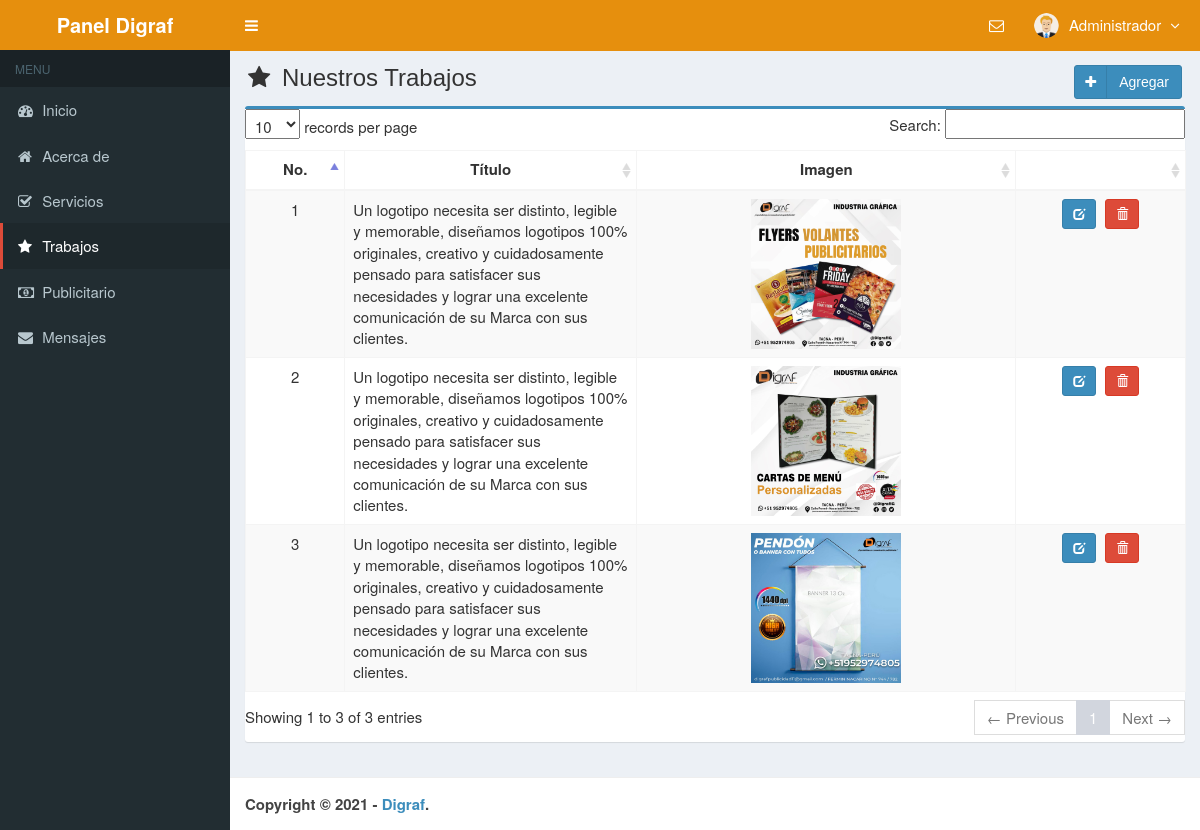
/backend/main.php?module=services (signed in), run on the app's committed database.
### tables this page shows
CREATE TABLE `services` (
  `services_id` int(11) NOT NULL,
  `title` varchar(255) NOT NULL,
  `image` varchar(100) NOT NULL
);

### backend/modules/services/view.php (the view, shortened to what this page needs)
<section class="content-header">
  <h1>
    <i class="fa fa-star icon-title"></i> Nuestros Trabajos
    <a class="btn btn-primary btn-social pull-right" href="?module=form_services&form=add">
      <i class="fa fa-plus"></i> Agregar
    </a>
  </h1>
</section>
<section class="content">
  <div class="row">
    <div class="col-md-12">
      <div class="box box-primary">
          <table id="dataTables1" class="table table-bordered table-striped table-hover">
            <thead>
              <tr>
                <th class="center">No.</th>
                <th class="center">Título</th>
                <th class="center">Imagen</th>
                <th></th>
              </tr>
            </thead>
            <tbody>
            <?php
            $no = 1;
            $query = mysqli_query($mysqli, "SELECT * FROM services ORDER BY services_id DESC")
                                            or die('Hubo un error en la consulta de los datos: '.mysqli_error($mysqli));
            while ($data = mysqli_fetch_assoc($query)) {
              echo "<tr>
                      <td width='40' class='center'>$no</td>
                      <td width='150'>$data[title]</td>
                      <td width='200' class='center'>
                        <img src='../images/servicios/$data[image]' height='150'>
                      </td>
                      <td class='center' width='80'>
                        <div>
                          <a data-toggle='tooltip' data-placement='top' title='Editar' style='margin-right:5px' class='btn btn-primary btn-sm' href='?module=form_services&form=edit&id=$data[services_id]'>
                              <i style='color:#fff' class='glyphicon glyphicon-edit'></i>
                          </a>";
            ?>
                          <a data-toggle="tooltip" data-placement="top" title="Eliminar" class="btn btn-danger btn-sm" href="modules/services/proses.php?act=delete&id=<?php echo $data['services_id'];?>" onclick="return confirm('Estas seguro que quieres eliminar <?php echo $data['title']; ?> ?');">
                              <i style="color:#fff" class="glyphicon glyphicon-trash"></i>
                          </a>
            <?php
              echo "    </div>
                      </td>
                    </tr>";
              $no++;
            }
            ?>
            </tbody>
          </table>
        </div>
      </div>
    </div>
  </div>

### backend/main.php (shortened to what this page needs)
<!DOCTYPE html>
<html>
  <head>
    <link href="assets/css/bootstrap.min.css" rel="stylesheet" type="text/css" />
    <link href="assets/plugins/font-awesome-4.6.3/css/font-awesome.min.css" rel="stylesheet" type="text/css" />
    <link href="assets/plugins/datatables/dataTables.bootstrap.css" rel="stylesheet" type="text/css" />
    <link href="assets/plugins/datepicker/datepicker.min.css" rel="stylesheet" type="text/css" />
    <link href="assets/css/AdminLTE.min.css" rel="stylesheet" type="text/css" />
    <link href="assets/css/skins/skin-red.min.css" rel="stylesheet" type="text/css" />
    <link href="assets/plugins/datepicker/datepicker3.css" rel="stylesheet" type="text/css" />
    <link href="assets/css/style.css" rel="stylesheet" type="text/css" />
  </head>
  <body class="skin-red fixed">
    <div class="wrapper">
      <header class="main-header">
        <a href="?module=home" class="logo"><b>Panel Digraf</b></a>
        <nav class="navbar navbar-static-top" role="navigation">
          <a href="#" class="sidebar-toggle" data-toggle="offcanvas" role="button">
          </a>
          <div class="navbar-custom-menu">
            <ul class="nav navbar-nav">
              <li class="dropdown messages-menu">
                <a href="#" class="dropdown-toggle" data-toggle="dropdown">
                  <i class="fa fa-envelope-o"></i>
                </a>
              </li>
              <?php include "top-menu.php" ?>
            </ul>
          </div>
        </nav>
      </header>
      <aside class="main-sidebar">
        <section class="sidebar">
            <?php include "sidebar-menu.php" ?>
        </section>
      </aside>
      <div class="content-wrapper">
        <?php include "content.php" ?>
      </div>
      <footer class="main-footer">
        <strong>Copyright &copy; 2021 - <a href="">Digraf</a>.</strong>
      </footer>
  </body>
</html>

### backend/top-menu.php (shortened to what this page needs)
<li class="dropdown user user-menu">
  <a href="#" class="dropdown-toggle" data-toggle="dropdown">
    <img src="../images/user/admin.png" class="user-image" alt="User Image"/>
    <span class="hidden-xs"><?php echo $_SESSION['fullname']; ?> <i style="margin-left:5px" class="fa fa-angle-down"></i></span>
  </a>
</li>

### backend/sidebar-menu.php
   <ul class="sidebar-menu">
       <li class="header">MENU</li>
<?php
if ($_GET["module"]=="home") { ?>
	<li class="active">
		<a href="?module=home"><i class="fa fa-dashboard"></i> Inicio </a>
  	</li>
<?php
}
else { ?>
	<li>
		<a href="?module=home"><i class="fa fa-dashboard"></i> Inicio </a>
  	</li>
<?php
}
if ($_GET["module"]=="about") { ?>
	<li class="active">
		<a href="?module=about"><i class="fa fa-home"></i>Acerca de </a>
  	</li>
<?php
}
else { ?>
	<li>
		<a href="?module=about"><i class="fa fa-home"></i> Acerca de </a>
  	</li>
<?php
}
if ($_GET["module"]=="who") { ?>
	<li class="active">
		<a href="?module=who"><i class="fa fa-check-square-o"></i> Servicios</a>
  	</li>
<?php
}
else { ?>
	<li>
		<a href="?module=who"><i class="fa fa-check-square-o"></i> Servicios </a>
  	</li>
<?php
}
if ($_GET["module"]=="services" || $_GET["module"]=="form_portfolio") { ?>
	<li class="active">
		<a href="?module=services"><i class="fa fa-star"></i> Trabajos</a>
  	</li>
<?php
}
else { ?>
	<li>
		<a href="?module=services"><i class="fa fa-star"></i> Trabajos</a>
  	</li>
<?php
}
if ($_GET["module"]=="tariffs" || $_GET["module"]=="form_portfolio") { ?>
	<li class="active">
		<a href="?module=tariffs"><i class="fa fa-money"></i> Publicitario</a>
  	</li>
<?php
}
else { ?>
	<li>
		<a href="?module=tariffs"><i class="fa fa-money"></i>  Publicitario</a>
  	</li>
<?php
}
if ($_GET["module"]=="message" || $_GET["module"]=="form_message") { ?>
	<li class="active">
		<a href="?module=message"><i class="fa fa-envelope"></i> Mensajes </a>
  	</li>
<?php
}
else { ?>
	<li>
		<a href="?module=message"><i class="fa fa-envelope"></i>  Mensajes </a>
  	</li>
<?php
}
?>
</ul>

### backend/content.php (shortened to what this page needs)
<?php
require_once "../config/database.php";
if (empty($_SESSION['username']) && empty($_SESSION['password'])){
	echo "<meta http-equiv='refresh' content='0; url=index.php?alert=1'>";
}
else {
	if ($_GET['module'] == 'home') {
		include "modules/home/view.php";
	}
	elseif ($_GET['module'] == 'about') {
		include "modules/about/view.php";
	}
	elseif ($_GET['module'] == 'who') {
		include "modules/who/view.php";
	}
	elseif ($_GET['module'] == 'services') {
		include "modules/services/view.php";
	}
	elseif ($_GET['module'] == 'form_services') {
		include "modules/services/form.php";
	}
	elseif ($_GET['module'] == 'tariffs') {
		include "modules/tariffs/view.php";
	}
	elseif ($_GET['module'] == 'form_tariffs') {
		include "modules/tariffs/form.php";
	}
	elseif ($_GET['module'] == 'message') {
		include "modules/message/view.php";
	}
	elseif ($_GET['module'] == 'form_message') {
		include "modules/message/form.php";
	}
	elseif ($_GET['module'] == 'password') {
		include "modules/password/view.php";
	}
}
?>

### backend/assets/css/style.css (style rules this page uses)
.btn-social *:first-child { border-right: 1px solid rgba(0, 0, 0, 0.1); bottom: 0; font-size: 1em !important; left: 0; line-height: 32px !important; position: absolute; text-align: center; top: 0; width: 32px !important; }
.content-header { padding: 15px 18px 0; position: relative; }
.center { text-align:center; }
.icon-title { margin-right: 5px; }
body { background-color: #fff; color: #333; font-size: 15px; line-height: 1.42857; }

### data on the page
services: title "Un logotipo necesita ser distinto, legible y memorable, diseñamos logotipos 100% originales, creativo y cuidadosamente pensado para satisfacer sus necesidades y lograr una excelente comunicación de su Marca con sus clientes.", image (picture)
services: title "Un logotipo necesita ser distinto, legible y memorable, diseñamos logotipos 100% originales, creativo y cuidadosamente pensado para satisfacer sus necesidades y lograr una excelente comunicación de su Marca con sus clientes.", image (picture)
services: title "Un logotipo necesita ser distinto, legible y memorable, diseñamos logotipos 100% originales, creativo y cuidadosamente pensado para satisfacer sus necesidades y lograr una excelente comunicación de su Marca con sus clientes.", image (picture)

### other printed values
$_SESSION['fullname'] "Administrador"
